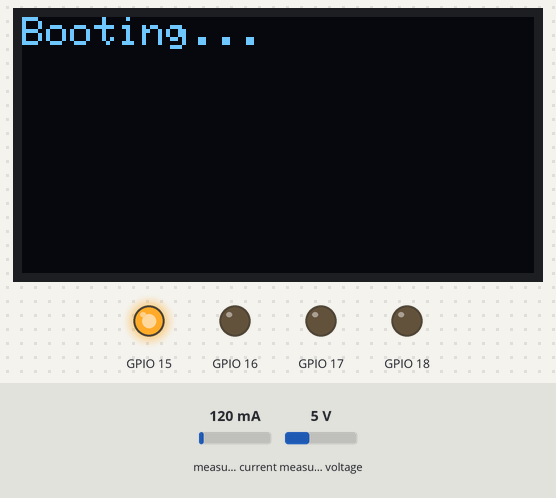
The program below on a simulated ESP32-S3. On the bench: 128×64 one-colour display, output pins drawn as LEDs (lit = HIGH). The inputs (shaded band) are chosen by the test bench; at power-on: measured current 120 mA, measured voltage 5 V. WiFi joins after 1.5 s; servers stay silent unless stated; storage starts empty; what the program prints to the serial monitor is not drawn.

Above: at 0.6 s.
At 2.8 s:
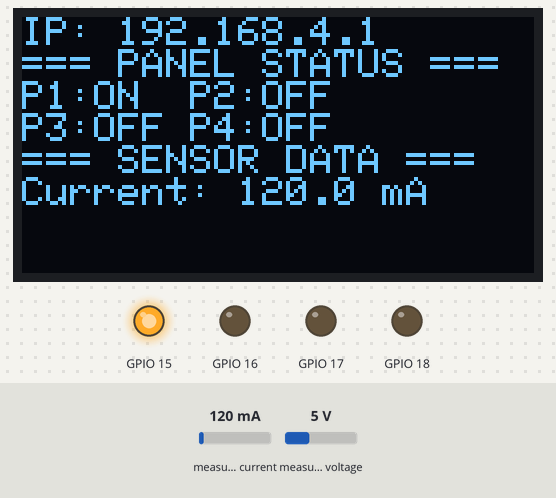
2.9 s: measured current set to 40 mA
At 3.8 s:
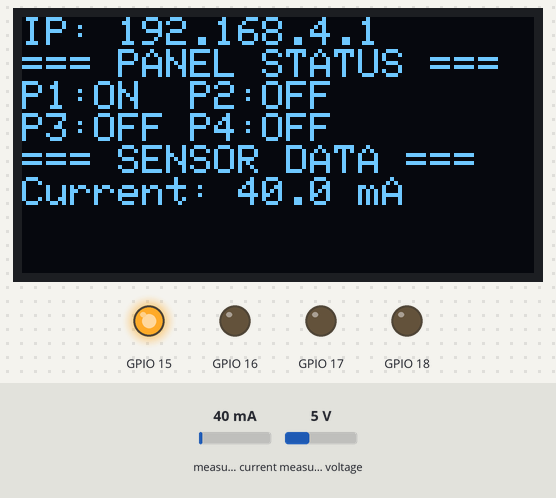
4.5 s: measured current set to 500 mA
At 5.3 s:
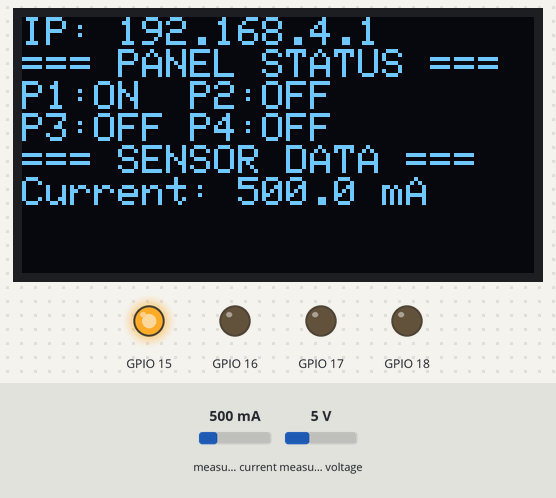
6.0 s: measured current set to 1000 mA
At 6.8 s:
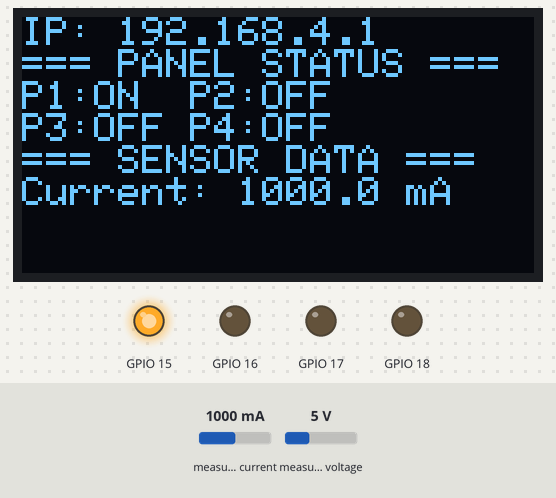
Timing chart, 0 to 9.0 s (numbered marks = the images above; inputs shaded):
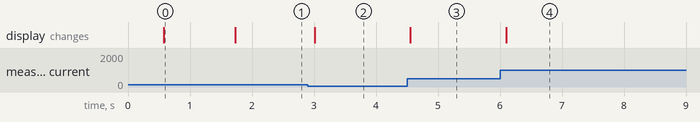

Measured:
- after the input at 2.9 s, the display: changes after 0.11 s (image 2)
- after the input at 4.5 s, the display: changes after 0.05 s (image 3)
- after the input at 6.0 s, the display: changes after 0.10 s (image 4)
- what the display in image 0 shows lasts 1.1 s, from 0.6 s to 1.7 s

The program:

main.cpp
```cpp
#include <Arduino.h>
#include <Wire.h>
#include "config.h"
#include "ina.h"
#include "oled.h"
#include "transistor.h"
#include "wifi_manager.h"
#include "web_server.h"
#include "simulation.h"

INA ina;
OLED oled;
Transistor transistor;
Simulation simulation(&ina);
WiFiManager wifiManager("Solar_Monitor", "12345678", DEFAULT_AP_IP);
WebServerManager webServer(&transistor, &simulation, &ina);

void scanI2C() {
  Serial.println("Starting I2C scan...");
  int deviceCount = 0;

  for (byte address = 1; address < 127; address++) {
    Wire.beginTransmission(address);
    byte error = Wire.endTransmission();

    if (error == 0) {
      Serial.print("I2C device found at address: 0x");
      if (address < 16) Serial.print("0");
      Serial.println(address, HEX);

      if (address == OLED_ADDR) {
        Serial.println("  -> OLED detected");
      }
      if (address == INA219_ADDR) {
        Serial.println("  -> INA219 detected");
      }
      deviceCount++;
    }
  }

  Serial.print("Total devices found: ");
  Serial.println(deviceCount);
}

void setup() {
  Serial.begin(115200);
  delay(500);
  Serial.println("\n\n=== Solar Monitor System ===");

  // Initialize transistors
  transistor.begin();

  // Initialize I2C
  Wire.begin(OLED_SDA, OLED_SCL);

  // Scan I2C bus
  scanI2C();

  // Initialize OLED
  if (oled.begin()) {
    oled.showBootScreen();
  } else {
    Serial.println("OLED initialization failed");
  }

  // Initialize INA219
  if (!ina.begin()) {
    Serial.println("INA219 initialization failed");
  }

  delay(1000);

  // Start WiFi Access Point
  wifiManager.begin();

  // Initialize simulation
  simulation.begin();

  // Start web server
  webServer.begin();

  Serial.println("System ready!");
}

void loop() {
  // Handle web server requests
  webServer.handleClient();

  // Update simulation
  simulation.update();

  // Update OLED display
  if (oled.isFound()) {
    float voltage = 0.0;
    float current = 0.0;

    if (ina.isFound()) {
      voltage = ina.getBusVoltage();
      current = ina.getCurrent();
    }

    oled.showStatus(
      transistor.getState1(),
      transistor.getState2(),
      transistor.getState3(),
      transistor.getState4(),
      voltage,
      current,
      ina.isFound(),
      wifiManager.getIP().toString()
    );
  }

  delay(100);
}
```
